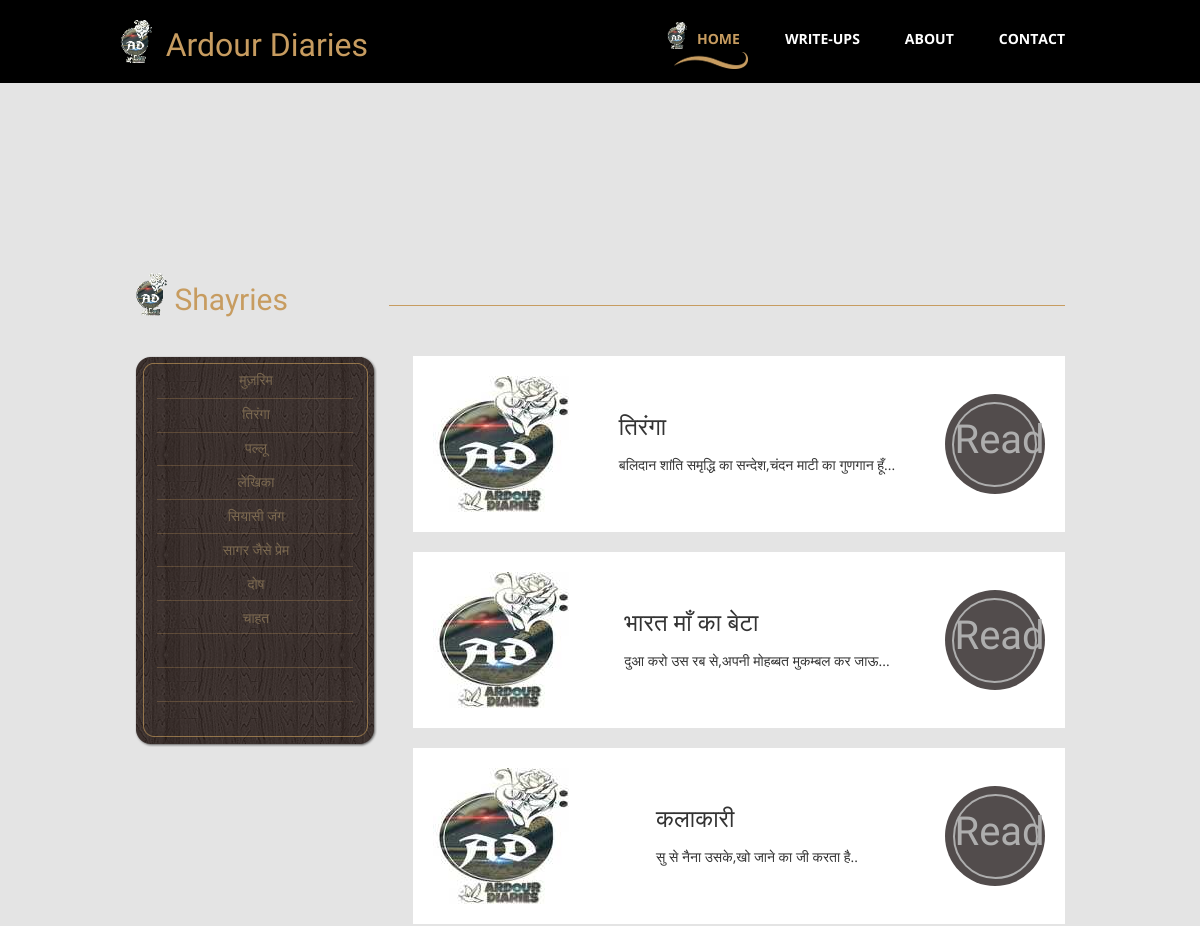
The app's page /shayries/ (upper part), older data.
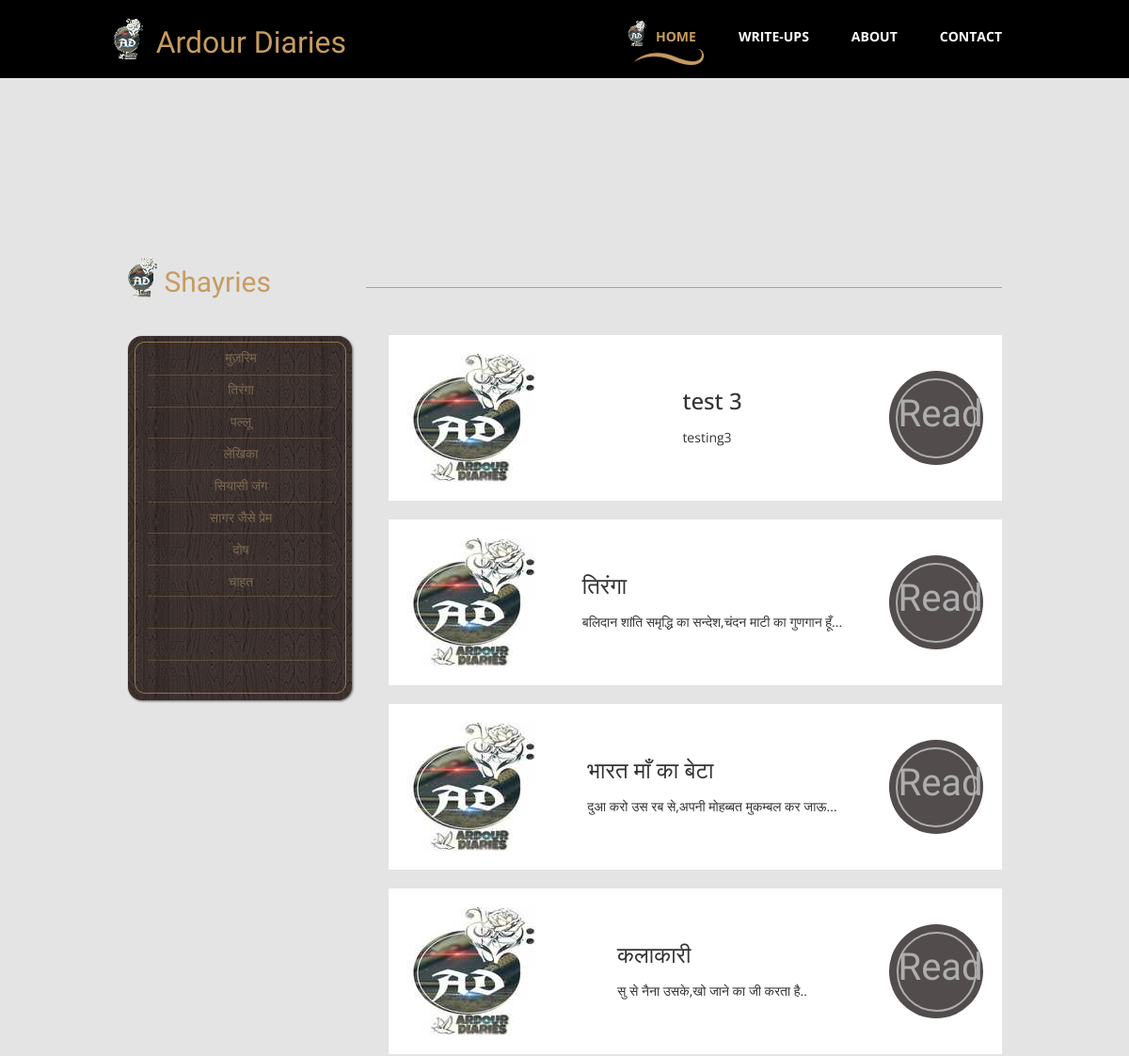
The same page, newer data.
### diaries/models.py (models this page shows, shortened)
class shayri(models.Model):
    title = models.CharField(max_length=100, null=True)
    desc = models.TextField(max_length=500, null=True)
    content = models.TextField(max_length=5000, null=True)
    date_created = models.DateTimeField(auto_now_add=True, null=True)
    shayri_image = models.ImageField(upload_to='shayri', null=True, blank=True)
    insta_link = models.URLField(blank=True, null=True)
    fb_link = models.URLField(blank=True, null=True)
    class Meta:
        ordering = ["-date_created"]

### diaries/views.py (the view)
# urls.py: path('shayries/', views.shayries, name="shayries"),
def shayries(request):
    shayry = shayri.objects.all()
    return render(request, "shayries.html", {'shayry': shayry})

### templates/shayries.html
{% extends 'main.html' %}
{% block content %}
{% load static %}
    <div class="tm-main-section light-gray-bg">
      <div class="container" id="main">
        <section class="tm-section row">
          <div class="col-lg-12 tm-section-header-container margin-bottom-30">
            <h2 class="tm-section-header gold-text tm-handwriting-font"><img src="{% static 'img/logo.png' %}" alt="Logo" class="tm-site-logo"> Shayries</h2>
            <div class="tm-hr-container"><hr class="tm-hr"></div>
          </div>
          <div>
            <div class="col-lg-3 col-md-3">
              <div class="tm-position-relative margin-bottom-30">
                <nav class="tm-side-menu">
                  <ul>
                    <li><a href="/shayries/shayrees/8">मुज़रिम</a></li>
                    <li><a href="/shayries/shayrees/13"> तिरंगा</a></li>
                    <li><a href="/shayries/shayrees/11">पल्लू</a></li>
                    <li><a href="/shayries/shayrees/4">लेखिका</a></li>
                    <li><a href="/shayries/shayrees/1"> सियासी जंग </a></li>
                    <li><a href="/shayries/shayrees/10">सागर जैसे प्रेम</a></li>
                    <li><a href="/shayries/shayrees/2">दोष</a></li>
                    <li><a href="/shayries/shayrees/6">चाहत</a></li>
                  </ul>
                </nav>
                <img src="{% static 'img/vertical-menu-bg.png' %}" alt="Menu bg" class="tm-side-menu-bg">
              </div>
            </div>
            <div class="tm-menu-product-content col-lg-9 col-md-9">
              {% for i in shayry %}
              <div class="tm-product">
                <img src="{% static 'img/logo1.jpeg' %}" alt="shayries">
                <div class="tm-product-text">
                  <h3 class="tm-product-title">{{i.title}}</h3>
                  <p class="tm-product-description">{{i.desc}}</p>
                </div>
                <div class="tm-product-price">
                  <a href="/shayries/shayrees/{{i.id}}" class="tm-product-price-link tm-handwriting-font">Read</a>
                </div>
              </div>
              {% endfor %}
            </div>
          </div>
        </section>
      </div>
    </div>
    {% endblock %}

Row changes from the older to the newer data that the page shows:
added shayri: title "test 3", desc "testing3"
